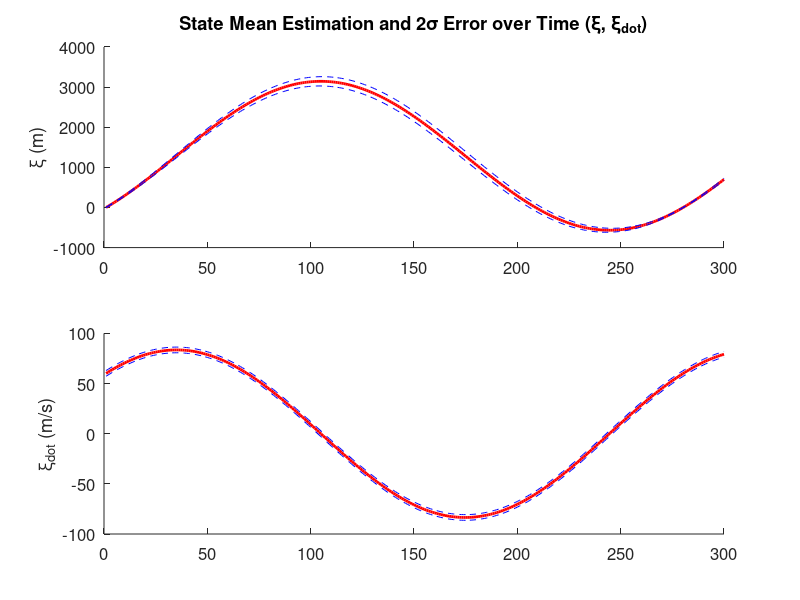
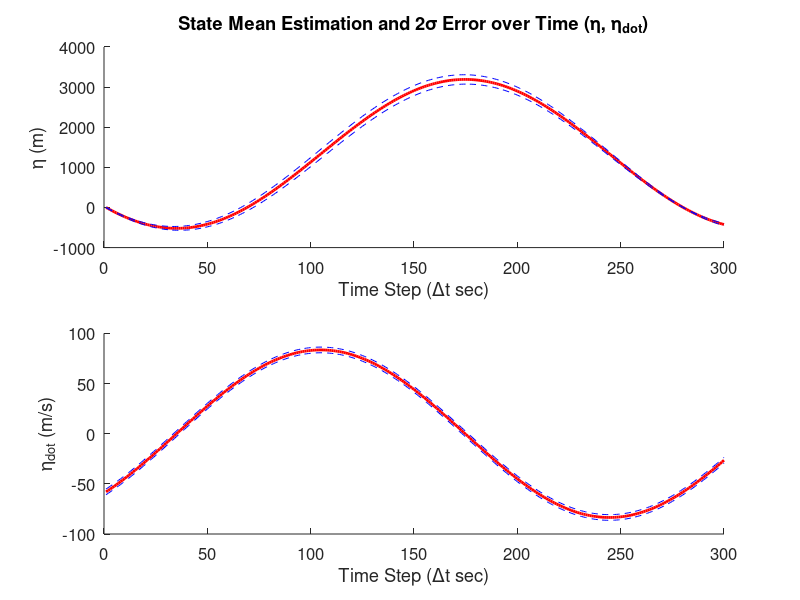
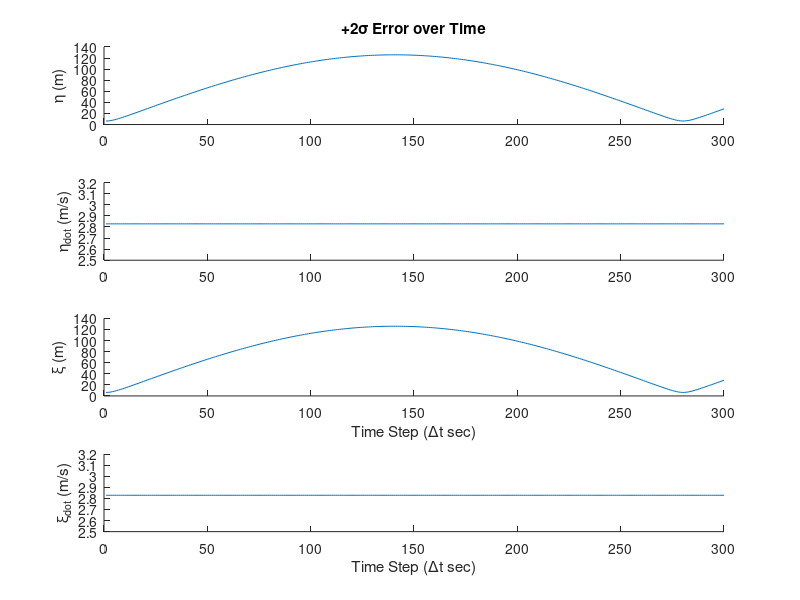
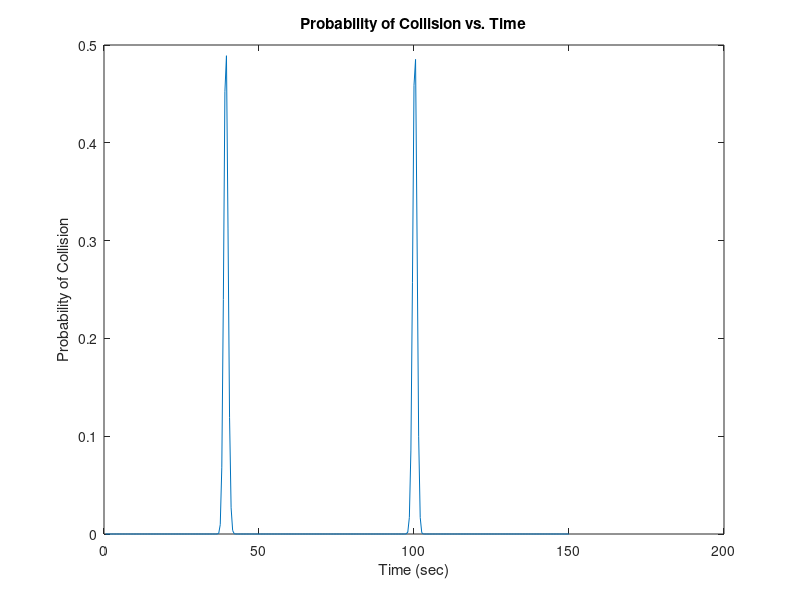

MATLAB code to generate these figures, in order:
% ASEN 5044
% HWK 8
clear
omega = 0.045;
dt = 0.5;

A = [0 1 0 0 ; 0 0 0 -omega; 0 0 0 1; 0 omega 0 0 ];

F = [1 (sin(omega*dt))/omega 0 -(1-cos(omega*dt))/omega; 
    0 cos(omega * dt) 0 -sin(omega*dt); 
    0 (1-cos(omega*dt))/omega 1 (sin(omega*dt))/omega;
    0 sin(omega*dt) 0 cos(omega*dt)];

PArr = []; xhatArr = []; 
sigma = [];

M = [0; 85*cos(pi/4); 0; -82*sin(pi/4)];
p0 = [10 2 10 2]';
P0 = diag(p0);
PArr(:,:,1) = P0;
xhatArr(:,:,1) = M;

for k = 1:300
   sigma(:,k) = 2 * sqrt(diag(P0));
   P0 =  F * P0 * F';
   PArr(:,:,k+1) = P0;
   M = F*M;
   xhatArr = [xhatArr M];
end

% Plot the results.
close all; % close all figures
figure; % open a new figure
set(gcf,'Color','white');
k = 1 : 300;
subplot(2,1,1); hold on;
plot(k, xhatArr(1,1:300), 'r-', 'LineWidth', 2);
plot(k, sigma(1,:) + xhatArr(1,1:300), 'b--' )
plot(k, -sigma(1,:) + xhatArr(1,1:300), 'b--' )
set(gca,'FontSize',12);
title('State Mean Estimation and 2\sigma Error over Time (\xi, \xi_d_o_t)');
ylabel('\xi (m)')

subplot(2,1,2); hold on;
plot(k, xhatArr(2,1:300), 'r-', 'LineWidth', 2);
plot(k, sigma(2,:) + xhatArr(2,1:300), 'b--' )
plot(k, -sigma(2,:) + xhatArr(2,1:300), 'b--' )
set(gca,'FontSize',12);
ylabel('\xi_d_o_t (m/s)')

figure;
subplot(2,1,1); hold on;
plot(k, xhatArr(3,1:300), 'r-', 'LineWidth', 2);
plot(k, sigma(3,:) + xhatArr(3,1:300), 'b--' )
plot(k, -sigma(3,:) + xhatArr(3,1:300), 'b--' )
set(gca,'FontSize',12);
ylabel('\eta (m)')
xlabel('Time Step (\Deltat sec)')
title('State Mean Estimation and 2\sigma Error over Time (\eta, \eta_d_o_t)');

subplot(2,1,2); hold on;
plot(k, xhatArr(4,1:300), 'r-', 'LineWidth', 2);
plot(k, sigma(4,:) + xhatArr(4,1:300), 'b--' )
plot(k, -sigma(4,:) + xhatArr(4,1:300), 'b--' )
set(gca,'FontSize',12);
ylabel('\eta_d_o_t (m/s)')
xlabel('Time Step (\Deltat sec)')

% plot 2 sigma only
figure; % open a new figure
set(gcf,'Color','white');
k = 1 : 300;
subplot(4,1,1); hold on;
plot(k, sigma(1,:) )
set(gca,'FontSize',10);
title('+2\sigma Error over Time');
ylabel('\eta (m)')

subplot(4,1,2); hold on;
plot(k, sigma(2,:) )
set(gca,'FontSize',10);
ylabel('\eta_d_o_t (m/s)')

subplot(4,1,3); hold on;
plot(k, sigma(3,:) )
set(gca,'FontSize',10);
ylabel('\xi (m)')
xlabel('Time Step (\Deltat sec)')

subplot(4,1,4); hold on;
plot(k, sigma(4,:)  )
set(gca,'FontSize',10);
ylabel('\xi_d_o_t (m/s)')
xlabel('Time Step (\Deltat sec)')
% end plot

%%%%%%
% problem 3
%%%%%%
% define rectangle for mvncdf function
xl = [-100 -100];
xu = [100 100];
PArra = []; xhatArra = []; sigmaa = [];
PArrb = []; xhatArrb = []; sigmab = [];
oma = 0.045;
omb = -0.045;
Fa = [1 (sin(oma*dt))/oma 0 -(1-cos(oma*dt))/oma; 
    0 cos(oma * dt) 0 -sin(oma*dt); 
    0 (1-cos(oma*dt))/oma 1 (sin(oma*dt))/oma;
    0 sin(oma*dt) 0 cos(oma*dt)];

Fb = [1 (sin(omb*dt))/omb 0 -(1-cos(omb*dt))/omb; 
    0 cos(omb * dt) 0 -sin(omb*dt); 
    0 (1-cos(omb*dt))/omb 1 (sin(omb*dt))/omb;
    0 sin(omb*dt) 0 cos(omb*dt)];

Ma = [0 85*cos(pi/4) 0 -85*sin(pi/4)]';
ma = Ma;
pa = [10;4;10;4];
Pa = diag(pa);

Mb =  [3200 85*cos(pi/4) 3200 -85*sin(pi/4)]';
mb = Mb;
pb = [11;3.5;11;3.5];
Pb = diag(pb);

xhatArra(:,:,1) = Ma;
xhatArrb(:,:,1) = Mb;

% calculate mean position for each aircraft
for k = 1:300
   Ma = Fa*Ma;
   xhatArra = [xhatArra Ma];
   Mb = Fb*Mb;
   xhatArrb = [xhatArrb Mb];   
end

% Calculate covariance, mean and probability of collision
for k = 1:300
   Pc  =  Fa^k * diag(pa)* Fa^k' + Fb^k*diag(pb) * Fb^k';
   M =  Fa^k*ma - Fb^k*mb;
   % remove 2nd and 4th row/column to marginalize
   mr = [M(1,1) M(3,1)];
   pr = [Pc(1:1,1:1) Pc(1:1,3:3); Pc(1:1,3:3) Pc(3:3,3:3)];
   Pr(:,k) = mvncdf(xl, xu, mr, pr);
end

figure
% plot probability
plot((.5:.5:150),Pr)
title('Probability of Collision vs. Time')
xlabel('Time (sec)'); ylabel('Probability of Collision')
set(gca,'FontSize',10);

figure
% Plot positions of aircrafts
plot(xhatArrb(1:1,:),xhatArrb(3:3,:),'--',xhatArra(1:1,:),xhatArra(3:3,:),'--')
title('Position of each Aircraft')
ylabel('\eta (m)') ;xlabel('\xi (m)')
set(gca,'FontSize',10);
